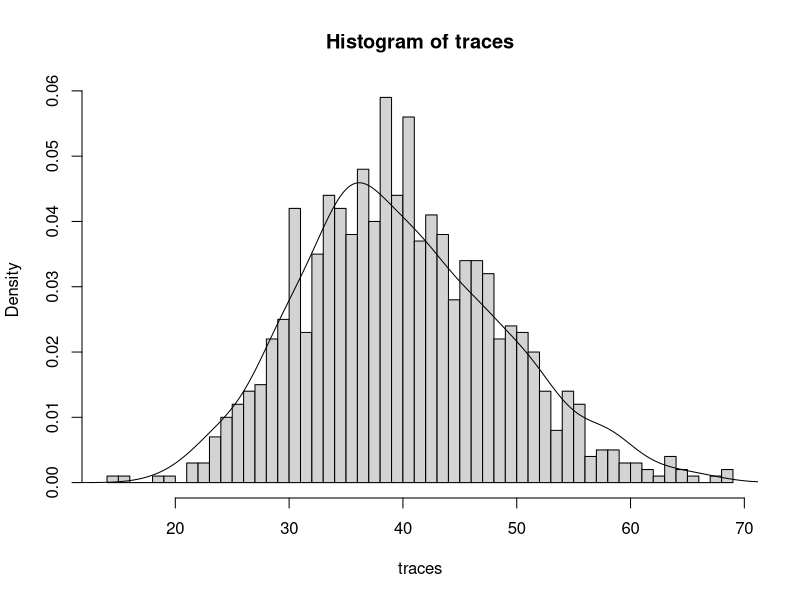

This figure's R source:
## ---- chunk 1
knitr::opts_chunk$set(cache=TRUE)
## ---- chunk 2
B <- 1000
n <- 10; p <- 4

traces <- replicate(B, {
  Z <- matrix(rnorm(n*p), ncol = p)
  W <- crossprod(Z)
  sum(diag(W))
})
## ---- chunk 3
hist(traces, 50, freq = FALSE)
lines(density(rchisq(B, df = n*p)))
